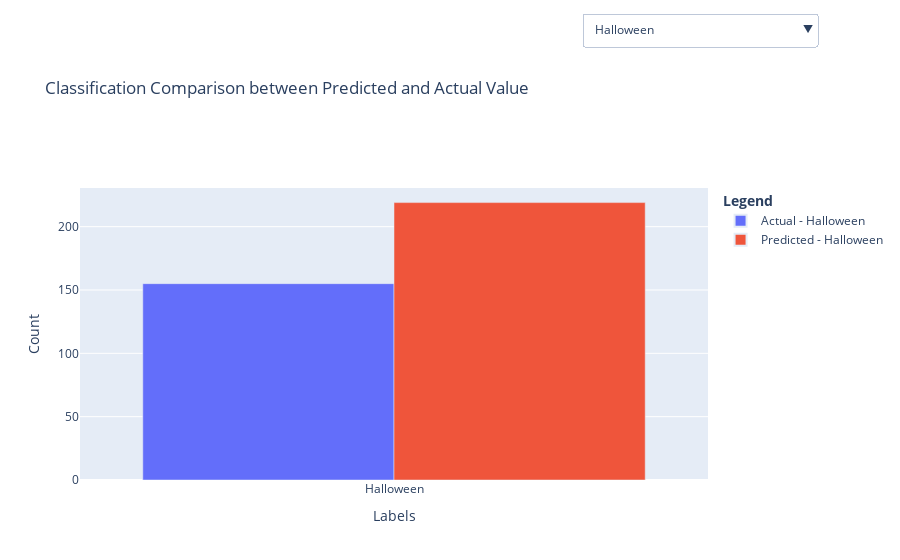

Source (notebook cell):
### Code cell
import pandas as pd
import plotly.graph_objects as go
merged_counts = pd.read_csv('../../data/csv/title_classification_merged_counts.csv')
# Initialize the figure with grouped bar chart for the 'All' selection
fig = go.Figure(data=[
    go.Bar(name='Actual', x=merged_counts['ActualLabel'], y=merged_counts['ActualCount']),
    go.Bar(name='Predicted', x=merged_counts['ActualLabel'], y=merged_counts['PredictedCount'])
])

# Add a set of bars for each label, these will be hidden initially
for label in merged_counts['ActualLabel']:
    actual = merged_counts[merged_counts['ActualLabel'] == label]['ActualCount'].values[0]
    predicted = merged_counts[merged_counts['ActualLabel'] == label]['PredictedCount'].values[0]
    fig.add_trace(go.Bar(name=f'Actual - {label}', x=[label], y=[actual], visible=False))
    fig.add_trace(go.Bar(name=f'Predicted - {label}', x=[label], y=[predicted], visible=False))

# The initial button that shows all labels
buttons = [dict(label='All',
                method='update',
                args=[{'visible': [True, True] + [False] * (len(merged_counts) * 2),
                       'title': 'All'}])]

# Add buttons for each label in the dropdown
for i, label in enumerate(merged_counts['ActualLabel']):
    # Set visibility: only the two traces for the selected label are visible
    visibility = [False] * 2 + [i*2 == j or i*2+1 == j for j in range(len(merged_counts) * 2)]
    button = dict(label=label,
                  method='update',
                  args=[{'visible': visibility,
                         'title': label}])
    buttons.append(button)

# Update the layout with the dropdown
fig.update_layout(
    updatemenus=[{
        'buttons': buttons,
        'direction': 'down',
        'showactive': True,
        'active': 0,
        'x': 0.8,
        'y': 1.6,
        'xanchor': 'left',
        'yanchor': 'top'
    }],
    title = "Classification Comparison between Predicted and Actual Value",
    xaxis_title='Labels',
    yaxis_title='Count',
    barmode='group',
    legend_title='<b>Legend</b>',
    legend=dict(
        traceorder='normal',
        itemsizing='constant'
    )
)

# Show the figure
fig.show()

### Figure 1 — Plotly figure (JSON) as saved in the notebook; plotly's stock layout.template omitted (floating-point values rounded to 4 significant figures)
{"data": [{"name": "Actual", "title": {"text": "Halloween"}, "type": "bar", "visible": false, "x": ["Swatches", "Discussion", "Review", "Haul", "Meta", "Rule 2 Removal: Photo Editing", "FOTD", "PSA", "Question", "Organization", "Rule 5 Removal: Product List", "Tutorial", "Halloween", "News", "Rule 4 Removal: Showcase Makeup", "Under Review", "Rule 3 Removal: Before/After", "Rule 7 Removal: Self Promo", "Simple Questions Removal", "AMA", "Mod Post", "Clutter Removal", "Question:snoo_thoughtful:", "Reviewed", "Unboxing ", "Shitpost Saturday Removal", "Makeup Look", "Question 👁", "Progress", "Text Tuesday Removal", "Good News", "Removal: Off-topic", "Question - Dupe"], "y": [112, 1048, 258, 112, 29, 198, 4193, 93, 5128, 66, 119, 201, 155, 48, 50, 7, 7, 44, 10, 5, 10, 10, 3, 5, 1, 1, 1, 1, 6, 7, 1, 1, 1]}, {"name": "Predicted", "title": {"text": "Halloween"}, "type": "bar", "visible": false, "x": ["Swatches", "Discussion", "Review", "Haul", "Meta", "Rule 2 Removal: Photo Editing", "FOTD", "PSA", "Question", "Organization", "Rule 5 Removal: Product List", "Tutorial", "Halloween", "News", "Rule 4 Removal: Showcase Makeup", "Under Review", "Rule 3 Removal: Before/After", "Rule 7 Removal: Self Promo", "Simple Questions Removal", "AMA", "Mod Post", "Clutter Removal", "Question:snoo_thoughtful:", "Reviewed", "Unboxing ", "Shitpost Saturday Removal", "Makeup Look", "Question 👁", "Progress", "Text Tuesday Removal", "Good News", "Removal: Off-topic", "Question - Dupe"], "y": [129, 1088, 301, 146, 34, 204, 4129, 111, 4776, 73, 143, 285, 219, 49, 52, 8, 7, 45, 10, 6, 10, 10, 3, 7, 1, 1, 1, 11, 7, 7, 2, 1, 5]}, {"name": "Actual - Swatches", "title": {"text": "Halloween"}, "type": "bar", "visible": false, "x": ["Swatches"], "y": [112]}, {"name": "Predicted - Swatches", "title": {"text": "Halloween"}, "type": "bar", "visible": false, "x": ["Swatches"], "y": [129]}, {"name": "Actual - Discussion", "title": {"text": "Halloween"}, "type": "bar", "visible": false, "x": ["Discussion"], "y": [1048]}, {"name": "Predicted - Discussion", "title": {"text": "Halloween"}, "type": "bar", "visible": false, "x": ["Discussion"], "y": [1088]}, {"name": "Actual - Review", "title": {"text": "Halloween"}, "type": "bar", "visible": false, "x": ["Review"], "y": [258]}, {"name": "Predicted - Review", "title": {"text": "Halloween"}, "type": "bar", "visible": false, "x": ["Review"], "y": [301]}, {"name": "Actual - Haul", "title": {"text": "Halloween"}, "type": "bar", "visible": false, "x": ["Haul"], "y": [112]}, {"name": "Predicted - Haul", "title": {"text": "Halloween"}, "type": "bar", "visible": false, "x": ["Haul"], "y": [146]}, {"name": "Actual - Meta", "title": {"text": "Halloween"}, "type": "bar", "visible": false, "x": ["Meta"], "y": [29]}, {"name": "Predicted - Meta", "title": {"text": "Halloween"}, "type": "bar", "visible": false, "x": ["Meta"], "y": [34]}, {"name": "Actual - Rule 2 Removal: Photo Editing", "title": {"text": "Halloween"}, "type": "bar", "visible": false, "x": ["Rule 2 Removal: Photo Editing"], "y": [198]}, {"name": "Predicted - Rule 2 Removal: Photo Editing", "title": {"text": "Halloween"}, "type": "bar", "visible": false, "x": ["Rule 2 Removal: Photo Editing"], "y": [204]}, {"name": "Actual - FOTD", "title": {"text": "Halloween"}, "type": "bar", "visible": false, "x": ["FOTD"], "y": [4193]}, {"name": "Predicted - FOTD", "title": {"text": "Halloween"}, "type": "bar", "visible": false, "x": ["FOTD"], "y": [4129]}, {"name": "Actual - PSA", "title": {"text": "Halloween"}, "type": "bar", "visible": false, "x": ["PSA"], "y": [93]}, {"name": "Predicted - PSA", "title": {"text": "Halloween"}, "type": "bar", "visible": false, "x": ["PSA"], "y": [111]}, {"name": "Actual - Question", "title": {"text": "Halloween"}, "type": "bar", "visible": false, "x": ["Question"], "y": [5128]}, {"name": "Predicted - Question", "title": {"text": "Halloween"}, "type": "bar", "visible": false, "x": ["Question"], "y": [4776]}, {"name": "Actual - Organization", "title": {"text": "Halloween"}, "type": "bar", "visible": false, "x": ["Organization"], "y": [66]}, {"name": "Predicted - Organization", "title": {"text": "Halloween"}, "type": "bar", "visible": false, "x": ["Organization"], "y": [73]}, {"name": "Actual - Rule 5 Removal: Product List", "title": {"text": "Halloween"}, "type": "bar", "visible": false, "x": ["Rule 5 Removal: Product List"], "y": [119]}, {"name": "Predicted - Rule 5 Removal: Product List", "title": {"text": "Halloween"}, "type": "bar", "visible": false, "x": ["Rule 5 Removal: Product List"], "y": [143]}, {"name": "Actual - Tutorial", "title": {"text": "Halloween"}, "type": "bar", "visible": false, "x": ["Tutorial"], "y": [201]}, {"name": "Predicted - Tutorial", "title": {"text": "Halloween"}, "type": "bar", "visible": false, "x": ["Tutorial"], "y": [285]}, {"name": "Actual - Halloween", "title": {"text": "Halloween"}, "type": "bar", "visible": true, "x": ["Halloween"], "y": [155]}, {"name": "Predicted - Halloween", "title": {"text": "Halloween"}, "type": "bar", "visible": true, "x": ["Halloween"], "y": [219]}, {"name": "Actual - News", "title": {"text": "Halloween"}, "type": "bar", "visible": false, "x": ["News"], "y": [48]}, {"name": "Predicted - News", "title": {"text": "Halloween"}, "type": "bar", "visible": false, "x": ["News"], "y": [49]}, {"name": "Actual - Rule 4 Removal: Showcase Makeup", "title": {"text": "Halloween"}, "type": "bar", "visible": false, "x": ["Rule 4 Removal: Showcase Makeup"], "y": [50]}, {"name": "Predicted - Rule 4 Removal: Showcase Makeup", "title": {"text": "Halloween"}, "type": "bar", "visible": false, "x": ["Rule 4 Removal: Showcase Makeup"], "y": [52]}, {"name": "Actual - Under Review", "title": {"text": "Halloween"}, "type": "bar", "visible": false, "x": ["Under Review"], "y": [7]}, {"name": "Predicted - Under Review", "title": {"text": "Halloween"}, "type": "bar", "visible": false, "x": ["Under Review"], "y": [8]}, {"name": "Actual - Rule 3 Removal: Before/After", "title": {"text": "Halloween"}, "type": "bar", "visible": false, "x": ["Rule 3 Removal: Before/After"], "y": [7]}, {"name": "Predicted - Rule 3 Removal: Before/After", "title": {"text": "Halloween"}, "type": "bar", "visible": false, "x": ["Rule 3 Removal: Before/After"], "y": [7]}, {"name": "Actual - Rule 7 Removal: Self Promo", "title": {"text": "Halloween"}, "type": "bar", "visible": false, "x": ["Rule 7 Removal: Self Promo"], "y": [44]}, {"name": "Predicted - Rule 7 Removal: Self Promo", "title": {"text": "Halloween"}, "type": "bar", "visible": false, "x": ["Rule 7 Removal: Self Promo"], "y": [45]}, {"name": "Actual - Simple Questions Removal", "title": {"text": "Halloween"}, "type": "bar", "visible": false, "x": ["Simple Questions Removal"], "y": [10]}, {"name": "Predicted - Simple Questions Removal", "title": {"text": "Halloween"}, "type": "bar", "visible": false, "x": ["Simple Questions Removal"], "y": [10]}, {"name": "Actual - AMA", "title": {"text": "Halloween"}, "type": "bar", "visible": false, "x": ["AMA"], "y": [5]}, {"name": "Predicted - AMA", "title": {"text": "Halloween"}, "type": "bar", "visible": false, "x": ["AMA"], "y": [6]}, {"name": "Actual - Mod Post", "title": {"text": "Halloween"}, "type": "bar", "visible": false, "x": ["Mod Post"], "y": [10]}, {"name": "Predicted - Mod Post", "title": {"text": "Halloween"}, "type": "bar", "visible": false, "x": ["Mod Post"], "y": [10]}, {"name": "Actual - Clutter Removal", "title": {"text": "Halloween"}, "type": "bar", "visible": false, "x": ["Clutter Removal"], "y": [10]}, {"name": "Predicted - Clutter Removal", "title": {"text": "Halloween"}, "type": "bar", "visible": false, "x": ["Clutter Removal"], "y": [10]}, {"name": "Actual - Question:snoo_thoughtful:", "title": {"text": "Halloween"}, "type": "bar", "visible": false, "x": ["Question:snoo_thoughtful:"], "y": [3]}, {"name": "Predicted - Question:snoo_thoughtful:", "title": {"text": "Halloween"}, "type": "bar", "visible": false, "x": ["Question:snoo_thoughtful:"], "y": [3]}, {"name": "Actual - Reviewed", "title": {"text": "Halloween"}, "type": "bar", "visible": false, "x": ["Reviewed"], "y": [5]}, {"name": "Predicted - Reviewed", "title": {"text": "Halloween"}, "type": "bar", "visible": false, "x": ["Reviewed"], "y": [7]}, {"name": "Actual - Unboxing ", "title": {"text": "Halloween"}, "type": "bar", "visible": false, "x": ["Unboxing "], "y": [1]}, {"name": "Predicted - Unboxing ", "title": {"text": "Halloween"}, "type": "bar", "visible": false, "x": ["Unboxing "], "y": [1]}, {"name": "Actual - Shitpost Saturday Removal", "title": {"text": "Halloween"}, "type": "bar", "visible": false, "x": ["Shitpost Saturday Removal"], "y": [1]}, {"name": "Predicted - Shitpost Saturday Removal", "title": {"text": "Halloween"}, "type": "bar", "visible": false, "x": ["Shitpost Saturday Removal"], "y": [1]}, {"name": "Actual - Makeup Look", "title": {"text": "Halloween"}, "type": "bar", "visible": false, "x": ["Makeup Look"], "y": [1]}, {"name": "Predicted - Makeup Look", "title": {"text": "Halloween"}, "type": "bar", "visible": false, "x": ["Makeup Look"], "y": [1]}, {"name": "Actual - Question 👁", "title": {"text": "Halloween"}, "type": "bar", "visible": false, "x": ["Question 👁"], "y": [1]}, {"name": "Predicted - Question 👁", "title": {"text": "Halloween"}, "type": "bar", "visible": false, "x": ["Question 👁"], "y": [11]}, {"name": "Actual - Progress", "title": {"text": "Halloween"}, "type": "bar", "visible": false, "x": ["Progress"], "y": [6]}, {"name": "Predicted - Progress", "title": {"text": "Halloween"}, "type": "bar", "visible": false, "x": ["Progress"], "y": [7]}, {"name": "Actual - Text Tuesday Removal", "title": {"text": "Halloween"}, "type": "bar", "visible": false, "x": ["Text Tuesday Removal"], "y": [7]}, {"name": "Predicted - Text Tuesday Removal", "title": {"text": "Halloween"}, "type": "bar", "visible": false, "x": ["Text Tuesday Removal"], "y": [7]}, {"name": "Actual - Good News", "title": {"text": "Halloween"}, "type": "bar", "visible": false, "x": ["Good News"], "y": [1]}, {"name": "Predicted - Good News", "title": {"text": "Halloween"}, "type": "bar", "visible": false, "x": ["Good News"], "y": [2]}, {"name": "Actual - Removal: Off-topic", "title": {"text": "Halloween"}, "type": "bar", "visible": false, "x": ["Removal: Off-topic"], "y": [1]}, {"name": "Predicted - Removal: Off-topic", "title": {"text": "Halloween"}, "type": "bar", "visible": false, "x": ["Removal: Off-topic"], "y": [1]}, {"name": "Actual - Question - Dupe", "title": {"text": "Halloween"}, "type": "bar", "visible": false, "x": ["Question - Dupe"], "y": [1]}, {"name": "Predicted - Question - Dupe", "title": {"text": "Halloween"}, "type": "bar", "visible": false, "x": ["Question - Dupe"], "y": [5]}], "layout": {"autosize": true, "barmode": "group", "legend": {"itemsizing": "constant", "title": {"text": "<b>Legend</b>"}, "traceorder": "normal"}, "title": {"text": "Classification Comparison between Predicted and Actual Value"}, "updatemenus": [{"active": 13, "buttons": [{"args": [{"title": "All", "visible": [true, true, false, false, false, false, false, false, false, false, false, false, false, false, false, false, false, false, false, false, false, false, false, false, false, false, false, false, false, false, false, false, false, false, false, false, false, false, false, false, false, false, false, false, false, false, false, false, false, false, false, false, false, false, false, false, false, false, false, false, false, false, false, false, false, false, false, false]}], "label": "All", "method": "update"}, {"args": [{"title": "Swatches", "visible": [false, false, true, true, false, false, false, false, false, false, false, false, false, false, false, false, false, false, false, false, false, false, false, false, false, false, false, false, false, false, false, false, false, false, false, false, false, false, false, false, false, false, false, false, false, false, false, false, false, false, false, false, false, false, false, false, false, false, false, false, false, false, false, false, false, false, false, false]}], "label": "Swatches", "method": "update"}, {"args": [{"title": "Discussion", "visible": [false, false, false, false, true, true, false, false, false, false, false, false, false, false, false, false, false, false, false, false, false, false, false, false, false, false, false, false, false, false, false, false, false, false, false, false, false, false, false, false, false, false, false, false, false, false, false, false, false, false, false, false, false, false, false, false, false, false, false, false, false, false, false, false, false, false, false, false]}], "label": "Discussion", "method": "update"}, {"args": [{"title": "Review", "visible": [false, false, false, false, false, false, true, true, false, false, false, false, false, false, false, false, false, false, false, false, false, false, false, false, false, false, false, false, false, false, false, false, false, false, false, false, false, false, false, false, false, false, false, false, false, false, false, false, false, false, false, false, false, false, false, false, false, false, false, false, false, false, false, false, false, false, false, false]}], "label": "Review", "method": "update"}, {"args": [{"title": "Haul", "visible": [false, false, false, false, false, false, false, false, true, true, false, false, false, false, false, false, false, false, false, false, false, false, false, false, false, false, false, false, false, false, false, false, false, false, false, false, false, false, false, false, false, false, false, false, false, false, false, false, false, false, false, false, false, false, false, false, false, false, false, false, false, false, false, false, false, false, false, false]}], "label": "Haul", "method": "update"}, {"args": [{"title": "Meta", "visible": [false, false, false, false, false, false, false, false, false, false, true, true, false, false, false, false, false, false, false, false, false, false, false, false, false, false, false, false, false, false, false, false, false, false, false, false, false, false, false, false, false, false, false, false, false, false, false, false, false, false, false, false, false, false, false, false, false, false, false, false, false, false, false, false, false, false, false, false]}], "label": "Meta", "method": "update"}, {"args": [{"title": "Rule 2 Removal: Photo Editing", "visible": [false, false, false, false, false, false, false, false, false, false, false, false, true, true, false, false, false, false, false, false, false, false, false, false, false, false, false, false, false, false, false, false, false, false, false, false, false, false, false, false, false, false, false, false, false, false, false, false, false, false, false, false, false, false, false, false, false, false, false, false, false, false, false, false, false, false, false, false]}], "label": "Rule 2 Removal: Photo Editing", "method": "update"}, {"args": [{"title": "FOTD", "visible": [false, false, false, false, false, false, false, false, false, false, false, false, false, false, true, true, false, false, false, false, false, false, false, false, false, false, false, false, false, false, false, false, false, false, false, false, false, false, false, false, false, false, false, false, false, false, false, false, false, false, false, false, false, false, false, false, false, false, false, false, false, false, false, false, false, false, false, false]}], "label": "FOTD", "method": "update"}, {"args": [{"title": "PSA", "visible": [false, false, false, false, false, false, false, false, false, false, false, false, false, false, false, false, true, true, false, false, false, false, false, false, false, false, false, false, false, false, false, false, false, false, false, false, false, false, false, false, false, false, false, false, false, false, false, false, false, false, false, false, false, false, false, false, false, false, false, false, false, false, false, false, false, false, false, false]}], "label": "PSA", "method": "update"}, {"args": [{"title": "Question", "visible": [false, false, false, false, false, false, false, false, false, false, false, false, false, false, false, false, false, false, true, true, false, false, false, false, false, false, false, false, false, false, false, false, false, false, false, false, false, false, false, false, false, false, false, false, false, false, false, false, false, false, false, false, false, false, false, false, false, false, false, false, false, false, false, false, false, false, false, false]}], "label": "Question", "method": "update"}, {"args": [{"title": "Organization", "visible": [false, false, false, false, false, false, false, false, false, false, false, false, false, false, false, false, false, false, false, false, true, true, false, false, false, false, false, false, false, false, false, false, false, false, false, false, false, false, false, false, false, false, false, false, false, false, false, false, false, false, false, false, false, false, false, false, false, false, false, false, false, false, false, false, false, false, false, false]}], "label": "Organization", "method": "update"}, {"args": [{"title": "Rule 5 Removal: Product List", "visible": [false, false, false, false, false, false, false, false, false, false, false, false, false, false, false, false, false, false, false, false, false, false, true, true, false, false, false, false, false, false, false, false, false, false, false, false, false, false, false, false, false, false, false, false, false, false, false, false, false, false, false, false, false, false, false, false, false, false, false, false, false, false, false, false, false, false, false, false]}], "label": "Rule 5 Removal: Product List", "method": "update"}, {"args": [{"title": "Tutorial", "visible": [false, false, false, false, false, false, false, false, false, false, false, false, false, false, false, false, false, false, false, false, false, false, false, false, true, true, false, false, false, false, false, false, false, false, false, false, false, false, false, false, false, false, false, false, false, false, false, false, false, false, false, false, false, false, false, false, false, false, false, false, false, false, false, false, false, false, false, false]}], "label": "Tutorial", "method": "update"}, {"args": [{"title": "Halloween", "visible": [false, false, false, false, false, false, false, false, false, false, false, false, false, false, false, false, false, false, false, false, false, false, false, false, false, false, true, true, false, false, false, false, false, false, false, false, false, false, false, false, false, false, false, false, false, false, false, false, false, false, false, false, false, false, false, false, false, false, false, false, false, false, false, false, false, false, false, false]}], "label": "Halloween", "method": "update"}, {"args": [{"title": "News", "visible": [false, false, false, false, false, false, false, false, false, false, false, false, false, false, false, false, false, false, false, false, false, false, false, false, false, false, false, false, true, true, false, false, false, false, false, false, false, false, false, false, false, false, false, false, false, false, false, false, false, false, false, false, false, false, false, false, false, false, false, false, false, false, false, false, false, false, false, false]}], "label": "News", "method": "update"}, {"args": [{"title": "Rule 4 Removal: Showcase Makeup", "visible": [false, false, false, false, false, false, false, false, false, false, false, false, false, false, false, false, false, false, false, false, false, false, false, false, false, false, false, false, false, false, true, true, false, false, false, false, false, false, false, false, false, false, false, false, false, false, false, false, false, false, false, false, false, false, false, false, false, false, false, false, false, false, false, false, false, false, false, false]}], "label": "Rule 4 Removal: Showcase Makeup", "method": "update"}, {"args": [{"title": "Under Review", "visible": [false, false, false, false, false, false, false, false, false, false, false, false, false, false, false, false, false, false, false, false, false, false, false, false, false, false, false, false, false, false, false, false, true, true, false, false, false, false, false, false, false, false, false, false, false, false, false, false, false, false, false, false, false, false, false, false, false, false, false, false, false, false, false, false, false, false, false, false]}], "label": "Under Review", "method": "update"}, {"args": [{"title": "Rule 3 Removal: Before/After", "visible": [false, false, false, false, false, false, false, false, false, false, false, false, false, false, false, false, false, false, false, false, false, false, false, false, false, false, false, false, false, false, false, false, false, false, true, true, false, false, false, false, false, false, false, false, false, false, false, false, false, false, false, false, false, false, false, false, false, false, false, false, false, false, false, false, false, false, false, false]}], "label": "Rule 3 Removal: Before/After", "method": "update"}, {"args": [{"title": "Rule 7 Removal: Self Promo", "visible": [false, false, false, false, false, false, false, false, false, false, false, false, false, false, false, false, false, false, false, false, false, false, false, false, false, false, false, false, false, false, false, false, false, false, false, false, true, true, false, false, false, false, false, false, false, false, false, false, false, false, false, false, false, false, false, false, false, false, false, false, false, false, false, false, false, false, false, false]}], "label": "Rule 7 Removal: Self Promo", "method": "update"}, {"args": [{"title": "Simple Questions Removal", "visible": [false, false, false, false, false, false, false, false, false, false, false, false, false, false, false, false, false, false, false, false, false, false, false, false, false, false, false, false, false, false, false, false, false, false, false, false, false, false, true, true, false, false, false, false, false, false, false, false, false, false, false, false, false, false, false, false, false, false, false, false, false, false, false, false, false, false, false, false]}], "label": "Simple Questions Removal", "method": "update"}, {"args": [{"title": "AMA", "visible": [false, false, false, false, false, false, false, false, false, false, false, false, false, false, false, false, false, false, false, false, false, false, false, false, false, false, false, false, false, false, false, false, false, false, false, false, false, false, false, false, true, true, false, false, false, false, false, false, false, false, false, false, false, false, false, false, false, false, false, false, false, false, false, false, false, false, false, false]}], "label": "AMA", "method": "update"}, {"args": [{"title": "Mod Post", "visible": [false, false, false, false, false, false, false, false, false, false, false, false, false, false, false, false, false, false, false, false, false, false, false, false, false, false, false, false, false, false, false, false, false, false, false, false, false, false, false, false, false, false, true, true, false, false, false, false, false, false, false, false, false, false, false, false, false, false, false, false, false, false, false, false, false, false, false, false]}], "label": "Mod Post", "method": "update"}, {"args": [{"title": "Clutter Removal", "visible": [false, false, false, false, false, false, false, false, false, false, false, false, false, false, false, false, false, false, false, false, false, false, false, false, false, false, false, false, false, false, false, false, false, false, false, false, false, false, false, false, false, false, false, false, true, true, false, false, false, false, false, false, false, false, false, false, false, false, false, false, false, false, false, false, false, false, false, false]}], "label": "Clutter Removal", "method": "update"}, {"args": [{"title": "Question:snoo_thoughtful:", "visible": [false, false, false, false, false, false, false, false, false, false, false, false, false, false, false, false, false, false, false, false, false, false, false, false, false, false, false, false, false, false, false, false, false, false, false, false, false, false, false, false, false, false, false, false, false, false, true, true, false, false, false, false, false, false, false, false, false, false, false, false, false, false, false, false, false, false, false, false]}], "label": "Question:snoo_thoughtful:", "method": "update"}, {"args": [{"title": "Reviewed", "visible": [false, false, false, false, false, false, false, false, false, false, false, false, false, false, false, false, false, false, false, false, false, false, false, false, false, false, false, false, false, false, false, false, false, false, false, false, false, false, false, false, false, false, false, false, false, false, false, false, true, true, false, false, false, false, false, false, false, false, false, false, false, false, false, false, false, false, false, false]}], "label": "Reviewed", "method": "update"}, {"args": [{"title": "Unboxing ", "visible": [false, false, false, false, false, false, false, false, false, false, false, false, false, false, false, false, false, false, false, false, false, false, false, false, false, false, false, false, false, false, false, false, false, false, false, false, false, false, false, false, false, false, false, false, false, false, false, false, false, false, true, true, false, false, false, false, false, false, false, false, false, false, false, false, false, false, false, false]}], "label": "Unboxing ", "method": "update"}, {"args": [{"title": "Shitpost Saturday Removal", "visible": [false, false, false, false, false, false, false, false, false, false, false, false, false, false, false, false, false, false, false, false, false, false, false, false, false, false, false, false, false, false, false, false, false, false, false, false, false, false, false, false, false, false, false, false, false, false, false, false, false, false, false, false, true, true, false, false, false, false, false, false, false, false, false, false, false, false, false, false]}], "label": "Shitpost Saturday Removal", "method": "update"}, {"args": [{"title": "Makeup Look", "visible": [false, false, false, false, false, false, false, false, false, false, false, false, false, false, false, false, false, false, false, false, false, false, false, false, false, false, false, false, false, false, false, false, false, false, false, false, false, false, false, false, false, false, false, false, false, false, false, false, false, false, false, false, false, false, true, true, false, false, false, false, false, false, false, false, false, false, false, false]}], "label": "Makeup Look", "method": "update"}, {"args": [{"title": "Question 👁", "visible": [false, false, false, false, false, false, false, false, false, false, false, false, false, false, false, false, false, false, false, false, false, false, false, false, false, false, false, false, false, false, false, false, false, false, false, false, false, false, false, false, false, false, false, false, false, false, false, false, false, false, false, false, false, false, false, false, true, true, false, false, false, false, false, false, false, false, false, false]}], "label": "Question 👁", "method": "update"}, {"args": [{"title": "Progress", "visible": [false, false, false, false, false, false, false, false, false, false, false, false, false, false, false, false, false, false, false, false, false, false, false, false, false, false, false, false, false, false, false, false, false, false, false, false, false, false, false, false, false, false, false, false, false, false, false, false, false, false, false, false, false, false, false, false, false, false, true, true, false, false, false, false, false, false, false, false]}], "label": "Progress", "method": "update"}, {"args": [{"title": "Text Tuesday Removal", "visible": [false, false, false, false, false, false, false, false, false, false, false, false, false, false, false, false, false, false, false, false, false, false, false, false, false, false, false, false, false, false, false, false, false, false, false, false, false, false, false, false, false, false, false, false, false, false, false, false, false, false, false, false, false, false, false, false, false, false, false, false, true, true, false, false, false, false, false, false]}], "label": "Text Tuesday Removal", "method": "update"}, {"args": [{"title": "Good News", "visible": [false, false, false, false, false, false, false, false, false, false, false, false, false, false, false, false, false, false, false, false, false, false, false, false, false, false, false, false, false, false, false, false, false, false, false, false, false, false, false, false, false, false, false, false, false, false, false, false, false, false, false, false, false, false, false, false, false, false, false, false, false, false, true, true, false, false, false, false]}], "label": "Good News", "method": "update"}, {"args": [{"title": "Removal: Off-topic", "visible": [false, false, false, false, false, false, false, false, false, false, false, false, false, false, false, false, false, false, false, false, false, false, false, false, false, false, false, false, false, false, false, false, false, false, false, false, false, false, false, false, false, false, false, false, false, false, false, false, false, false, false, false, false, false, false, false, false, false, false, false, false, false, false, false, true, true, false, false]}], "label": "Removal: Off-topic", "method": "update"}, {"args": [{"title": "Question - Dupe", "visible": [false, false, false, false, false, false, false, false, false, false, false, false, false, false, false, false, false, false, false, false, false, false, false, false, false, false, false, false, false, false, false, false, false, false, false, false, false, false, false, false, false, false, false, false, false, false, false, false, false, false, false, false, false, false, false, false, false, false, false, false, false, false, false, false, false, false, true, true]}], "label": "Question - Dupe", "method": "update"}], "direction": "down", "showactive": true, "x": 0.8, "xanchor": "left", "y": 1.6, "yanchor": "top"}], "xaxis": {"autorange": true, "range": [-0.5, 0.5], "title": {"text": "Labels"}, "type": "category"}, "yaxis": {"autorange": true, "range": [0, 230.5], "title": {"text": "Count"}, "type": "linear"}}}
